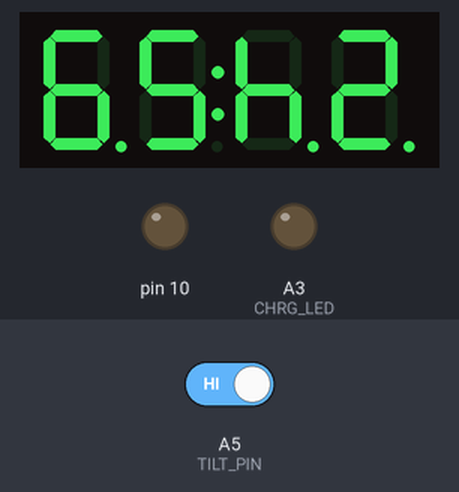
A sketch run on a simulated Arduino Uno, built with avr-gcc and run on an emulated ATmega328P. Parts: 4-digit seven-segment display, output pins drawn as LEDs (lit = HIGH). Wiring (inferred from the names in the program): TM1637 display: clock pin 3; DIO pin 5. Inputs (shaded band) come from the test bench; at power-on: A5 (TILT_PIN) HIGH. EEPROM starts erased; pins used as bus, display or sensor lines are not drawn; what the sketch prints to the serial monitor is not drawn.

Above: at 3.3 s.
3.4 s: A5 (TILT_PIN) driven LOW
At 4.0 s:
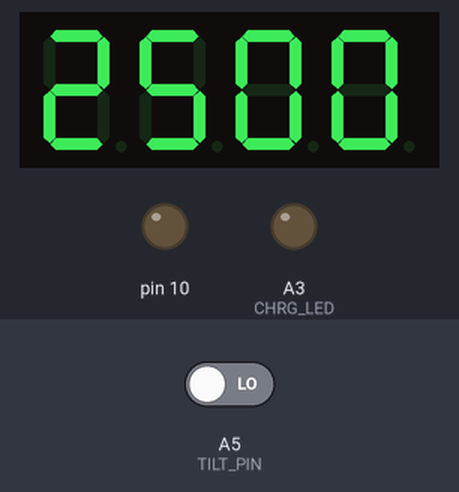
5.6 s: A5 (TILT_PIN) driven HIGH
At 8.5 s:
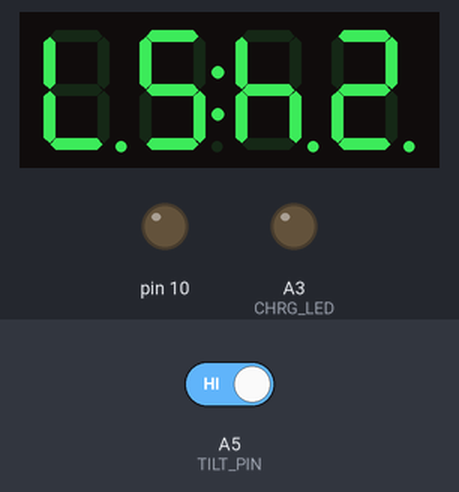
8.6 s: A5 (TILT_PIN) driven LOW
At 9.36 s:
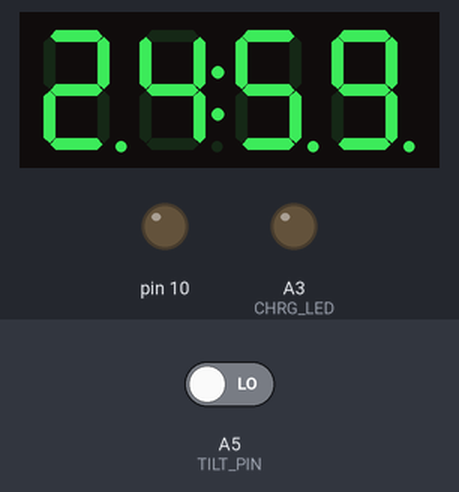
Timing chart, 0 to 11.6 s (numbered marks = the images above; inputs shaded):
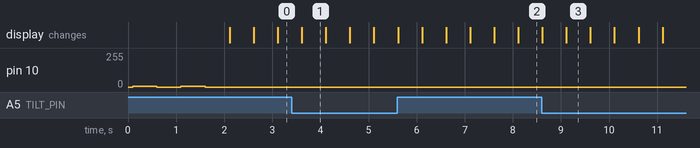

Measured:
- after the input at 3.4 s, the display: changes after 0.21 s (image 1)
- after the input at 8.6 s, the display: first changes at once (image 3 shows a later state)
- what the display in image 1 shows lasts 0.5 s, from 3.6 s to 4.1 s

The sketch:

tilt_110060115_4display.ino
```cpp
// (licence header left out)
/**
 *  Class TimeIne
 */
#include <avr/io.h>
#include <avr/interrupt.h>

#define RESOLUTION 65536    // Timer1 is 16 bit

#define VERSION "joint v2.0"
#define NAME    "tilt 4display"
#define SKU     "110060115"

class TimerOne
{
  public:

    // properties
    unsigned int pwmPeriod;
    unsigned char clockSelectBits;
	  char oldSREG;					// To hold Status Register while ints disabled

    // methods
    void initialize(long microseconds=1000000)
    {
      TCCR1A = 0;                 // clear control register A
      TCCR1B = _BV(WGM13);        // set mode 8: phase and frequency correct pwm, stop the timer
      setPeriod(microseconds);
    }

    void start()
    {
      unsigned int tcnt1;

      TIMSK1 &= ~_BV(TOIE1);        // AR added
      GTCCR |= _BV(PSRSYNC);   		// AR added - reset prescaler (NB: shared with all 16 bit timers);

      oldSREG = SREG;				// AR - save status register
      cli();						// AR - Disable interrupts
      TCNT1 = 0;
      SREG = oldSREG;          		// AR - Restore status register
      resume();
      do {	// Nothing -- wait until timer moved on from zero - otherwise get a phantom interrupt
      oldSREG = SREG;
      cli();
      tcnt1 = TCNT1;
      SREG = oldSREG;
      } while (tcnt1==0);

    //  TIFR1 = 0xff;              		// AR - Clear interrupt flags
    //  TIMSK1 = _BV(TOIE1);              // sets the timer overflow interrupt enable bit
    }

    void stop()
    {
      TCCR1B &= ~(_BV(CS10) | _BV(CS11) | _BV(CS12));          // clears all clock selects bits
    }

    void restart()
    {
      start();
    }

	  void resume()
    {
      TCCR1B |= clockSelectBits;
    }

	  unsigned long read()        //returns the value of the timer in microseconds
    {                           //rember! phase and freq correct mode counts up to then down again
      unsigned long tmp;				// AR amended to hold more than 65536 (could be nearly double this)
      unsigned int tcnt1;				// AR added

      oldSREG= SREG;
        cli();
        tmp=TCNT1;
      SREG = oldSREG;

      char scale=0;
      switch (clockSelectBits)
      {
      case 1:// no prescalse
        scale=0;
        break;
      case 2:// x8 prescale
        scale=3;
        break;
      case 3:// x64
        scale=6;
        break;
      case 4:// x256
        scale=8;
        break;
      case 5:// x1024
        scale=10;
        break;
      }

      do {	// Nothing -- max delay here is ~1023 cycles.  AR modified
        oldSREG = SREG;
        cli();
        tcnt1 = TCNT1;
        SREG = oldSREG;
      } while (tcnt1==tmp); //if the timer has not ticked yet

      //if we are counting down add the top value to how far we have counted down
      tmp = (  (tcnt1>tmp) ? (tmp) : (long)(ICR1-tcnt1)+(long)ICR1  );		// AR amended to add casts and reuse previous TCNT1
      return ((tmp*1000L)/(F_CPU /1000L))<<scale;
    }

    void pwm(char pin, int duty, long microseconds=-1)
    {
      if(microseconds > 0) setPeriod(microseconds);
      if(pin == 1 || pin == 9) {
        DDRB |= _BV(PORTB1);                                   // sets data direction register for pwm output pin
        TCCR1A |= _BV(COM1A1);                                 // activates the output pin
      }
      else if(pin == 2 || pin == 10) {
        DDRB |= _BV(PORTB2);
        TCCR1A |= _BV(COM1B1);
      }
      setPwmDuty(pin, duty);
      resume();			// Lex - make sure the clock is running.  We don't want to restart the count, in case we are starting the second WGM
                    // and the first one is in the middle of a cycle
    }

    void disablePwm(char pin)
    {
      if(pin == 1 || pin == 9)       TCCR1A &= ~_BV(COM1A1);   // clear the bit that enables pwm on PB1
      else if(pin == 2 || pin == 10) TCCR1A &= ~_BV(COM1B1);   // clear the bit that enables pwm on PB2
    }

    void attachInterrupt(void (*isr)(), long microseconds=-1)
    {
      if(microseconds > 0) setPeriod(microseconds);
      isrCallback = isr;                                       // register the user's callback with the real ISR
      TIMSK1 = _BV(TOIE1);                                     // sets the timer overflow interrupt enable bit
      // might be running with interrupts disabled (eg inside an ISR), so don't touch the global state
      //  sei();
      resume();
    }

    void detachInterrupt()
    {
      TIMSK1 &= ~_BV(TOIE1);  // clears the timer overflow interrupt enable bit
															// timer continues to count without calling the isr
    }

    void setPeriod(long microseconds)
    {
      long cycles = (F_CPU / 2000000) * microseconds;                                // the counter runs backwards after TOP, interrupt is at BOTTOM so divide microseconds by 2
      if(cycles < RESOLUTION)              clockSelectBits = _BV(CS10);              // no prescale, full xtal
      else if((cycles >>= 3) < RESOLUTION) clockSelectBits = _BV(CS11);              // prescale by /8
      else if((cycles >>= 3) < RESOLUTION) clockSelectBits = _BV(CS11) | _BV(CS10);  // prescale by /64
      else if((cycles >>= 2) < RESOLUTION) clockSelectBits = _BV(CS12);              // prescale by /256
      else if((cycles >>= 2) < RESOLUTION) clockSelectBits = _BV(CS12) | _BV(CS10);  // prescale by /1024
      else        cycles = RESOLUTION - 1, clockSelectBits = _BV(CS12) | _BV(CS10);  // request was out of bounds, set as maximum

      oldSREG = SREG;
      cli();							// Disable interrupts for 16 bit register access
      ICR1 = pwmPeriod = cycles;                                          // ICR1 is TOP in p & f correct pwm mode
      SREG = oldSREG;

      TCCR1B &= ~(_BV(CS10) | _BV(CS11) | _BV(CS12));
      TCCR1B |= clockSelectBits;
    }

    void setPwmDuty(char pin, int duty)
    {
      unsigned long dutyCycle = pwmPeriod;

      dutyCycle *= duty;
      dutyCycle >>= 10;

      oldSREG = SREG;
      cli();
      if(pin == 1 || pin == 9)       OCR1A = dutyCycle;
      else if(pin == 2 || pin == 10) OCR1B = dutyCycle;
      SREG = oldSREG;
    }

    void (*isrCallback)();
};

TimerOne Timer1;              // preinstatiate

ISR(TIMER1_OVF_vect)          // interrupt service routine that wraps a user defined function supplied by attachInterrupt
{
  Timer1.isrCallback();
}

/*************** End of TimeOne ***************************/

/**
 * WatchDog class
 */
#include <avr/wdt.h>

class WatchDog
{
  public:
    //initial watchdog timeout
    WatchDog(long timeout = 2000){
      _timeout = timeout;
    }

    //method
    void watchdogSetup(void){
      cli();
      wdt_reset();
      MCUSR &= ~(1<<WDRF);
      WDTCSR = (1<<WDCE) | (1<<WDE);
      WDTCSR = (1<<WDIE) | (0<<WDP3) | (1<<WDP2) | (1<<WDP1) | (0<<WDP0);
      sei();
    }

    void doggieTickle(void){
      ResetTime = millis();
    }

    //reset
    void(* resetFunc) (void) = 0;

    //parameters
    unsigned long ResetTime;
    volatile bool  Flg_Power;
    long _timeout;

};

WatchDog WTD;

ISR(WDT_vect)
{
  if(millis() - WTD.ResetTime > WTD._timeout)
  {
    WTD.doggieTickle();
    WTD.resetFunc();
  }
}
/******************* End of WatchDog ********************/

#include <inttypes.h>
//************definitions for TM1637*********************
#define ADDR_AUTO  0x40
#define ADDR_FIXED 0x44

#define STARTADDR  0xc0
/**** definitions for the clock point of the digit tube *******/
#define POINT_ON   1
#define POINT_OFF  0
/**************definitions for brightness***********************/
#define  BRIGHT_DARKEST 0
#define  BRIGHT_TYPICAL 2
#define  BRIGHTEST      7
/**************definitions for display flag***********************/
#define  DISPLAY_FLAG_F  0
#define  DISPLAY_FLAG_B  1

static int8_t TubeTabF[] = {0x3f,0x06,0x5b,0x4f,0x66,0x6d,0x7d,0x07,0x7f,0x6f,0x77,0x7c,0x39,0x5e,0x79,0x71};//0~9,A,b,C,d,E,F
static int8_t TubeTabB[] = {0x3f,0x30,0x5b,0x79,0x74,0x6d,0x6f,0x38,0x7f,0x7d,0x7e,0x67,0x0f,0x73,0x4f,0x4e};//0~9,A,b,C,d,E,F

class MyTM1637
{
  public:
    uint8_t Cmd_SetData;
    uint8_t Cmd_SetAddr;
    uint8_t Cmd_DispCtrl;
    boolean _PointFlag;     //_PointFlag=1:the clock point on

    MyTM1637(uint8_t Clk, uint8_t Data)
    {
      Clkpin = Clk;
      Datapin = Data;
      pinMode(Clkpin,OUTPUT);
      pinMode(Datapin,OUTPUT);
    }

    void init(void)        //To clear the display
    {
      clearDisplay();
    }

    int writeByte(int8_t wr_data) //write 8bit data to tm1637
    {
      uint8_t i,count1;
      for(i=0;i<8;i++)        //sent 8bit data
      {
        digitalWrite(Clkpin,LOW);
        if(wr_data & 0x01)digitalWrite(Datapin,HIGH);//LSB first
        else digitalWrite(Datapin,LOW);
        wr_data >>= 1;
        digitalWrite(Clkpin,HIGH);

      }
      digitalWrite(Clkpin,LOW); //wait for the ACK
      digitalWrite(Datapin,HIGH);
      digitalWrite(Clkpin,HIGH);
      pinMode(Datapin,INPUT);

    #if 0
      while(digitalRead(Datapin))
      {
        count1 +=1;
        if(count1 == 200)//
        {
         pinMode(Datapin,OUTPUT);
         digitalWrite(Datapin,LOW);
         count1 =0;
        }
        pinMode(Datapin,INPUT);
      }
      pinMode(Datapin,OUTPUT);
    #endif

      bitDelay();
      uint8_t ack = digitalRead(Datapin);
      if (ack == 0)
      {
         pinMode(Datapin,OUTPUT);
         digitalWrite(Datapin,LOW);
      }
      bitDelay();
      pinMode(Datapin,OUTPUT);
      bitDelay();

      return ack;
    }

    void start(void) //send start bits
    {
      digitalWrite(Clkpin,HIGH);//send start signal to TM1637
      digitalWrite(Datapin,HIGH);
      digitalWrite(Datapin,LOW);
      digitalWrite(Clkpin,LOW);
    }

    void stop(void)  //send stop bits
    {
      digitalWrite(Clkpin,LOW);
      digitalWrite(Datapin,LOW);
      digitalWrite(Clkpin,HIGH);
      digitalWrite(Datapin,HIGH);
    }

    void display(int8_t DispData[],uint8_t DispFlag)
    {
      int8_t SegData[4];
      uint8_t i;
      if(DispFlag == DISPLAY_FLAG_F)
      {
          for(i = 0;i < 4;i ++)
          {
            SegData[i] = DispData[i];
          }
      }
      if(DispFlag == DISPLAY_FLAG_B)
      {
          for(i = 0;i < 4;i ++)
          {
            SegData[3 - i] = DispData[i];
          }
      }
      coding(SegData,DispFlag);
      start();          //start signal sent to TM1637 from MCU
      writeByte(ADDR_AUTO);//
      stop();           //
      start();          //
      writeByte(Cmd_SetAddr);//
      for(i=0;i < 4;i ++)
      {
        writeByte(SegData[i]);        //
      }
      stop();           //
      start();          //
      writeByte(Cmd_DispCtrl);//
      stop();           //
    }

    void display(uint8_t BitAddr,int8_t DispData,uint8_t DispFlag)
    {
      int8_t SegData;
      SegData = coding(DispData,DispFlag);
      start();          //start signal sent to TM1637 from MCU
      writeByte(ADDR_FIXED);//
      stop();           //
      start();          //
      if(DispFlag == DISPLAY_FLAG_F)writeByte(BitAddr|0xc0);//
      if(DispFlag == DISPLAY_FLAG_B)writeByte((3 - BitAddr)|0xc0);//
      writeByte(SegData);//
      stop();            //
      start();          //
      writeByte(Cmd_DispCtrl);//
      stop();           //
    }

    void clearDisplay(void)
    {
      display(0x00,0x7f,0x00);
      display(0x01,0x7f,0x00);
      display(0x02,0x7f,0x00);
      display(0x03,0x7f,0x00);
    }

    void set(uint8_t brightness = BRIGHT_TYPICAL,uint8_t SetData = 0x40,uint8_t SetAddr = 0xc0)  //To take effect the next time it displays.
    {
      Cmd_SetData = SetData;
      Cmd_SetAddr = SetAddr;
      Cmd_DispCtrl = 0x88 + brightness;//Set the brightness and it takes effect the next time it displays.
    }

    void point(boolean PointFlag) //whether to light the clock point ":".To take effect the next time it displays.
    {
      _PointFlag = PointFlag;
    }

    void coding(int8_t DispData[],uint8_t DispFlag)
    {
      uint8_t PointData;
      if(DispFlag == DISPLAY_FLAG_F)
      {
          if(_PointFlag == POINT_ON)PointData = 0x80;
          else PointData = 0;
          for(uint8_t i = 0;i < 4;i ++)
          {
            if(DispData[i] == 0x7f)DispData[i] = 0x00;
            else DispData[i] = TubeTabF[DispData[i]] + PointData;
          }
      }
      if(DispFlag == DISPLAY_FLAG_B)
      {
          if(_PointFlag == POINT_ON)PointData = 0x80;
          else PointData = 0;
          for(uint8_t i = 0;i < 4;i ++)
          {
            if(DispData[i] == 0x7f)DispData[i] = 0x00;
            else DispData[i] = TubeTabB[DispData[i]] + PointData;
          }
      }
    }

    int8_t coding(int8_t DispData,uint8_t DispFlag)
    {
      uint8_t PointData;
      if(DispFlag == DISPLAY_FLAG_F)
      {
          if(_PointFlag == POINT_ON)PointData = 0x80;
          else PointData = 0;
          if(DispData == 0x7f) DispData = 0x00 + PointData;//The bit digital tube off
          else DispData = TubeTabF[DispData] + PointData;
      }
      if(DispFlag == DISPLAY_FLAG_B)
      {
          if(_PointFlag == POINT_ON)PointData = 0x80;
          else PointData = 0;
          if(DispData == 0x7f) DispData = 0x00 + PointData;//The bit digital tube off
          else DispData = TubeTabB[DispData] + PointData;
      }
      return DispData;
    }

    void bitDelay(void)
    {
      delayMicroseconds(50);
    }

  private:
    uint8_t Clkpin;
    uint8_t Datapin;
};
/****************** End of My TM1637 ******************/

#include <EEPROM.h>
#include <Wire.h>

#define BUTTON         2
#define LIGHT_SENSOR   A0
#define CHRG_LED       A3  //low-level work
#define PWR_HOLD       A1
#define PWR            6   //low-level work
#define KEY            2
#define LED            10
#define OUT_PIN1       3   //normal output pin
#define OUT_PIN2       5
#define IN_PIN1        A5  //normal input pin
#define IN_PIN2        A4

#define TILT_PIN      A5
#define CLK           3
#define DIO           5
#define ON            1
#define OFF           0

MyTM1637 tm1637(CLK,DIO);

unsigned char MinuteMax = 25;
int8_t TimeDisp[] = {0,0,0,0};
unsigned char ClockPoint = 1;
unsigned char Update;
unsigned char halfsecond = 0;
unsigned char second = 0;
unsigned char minute = 0;
unsigned char displayflag = 0;
unsigned char tilt_value;

void TimingISR()
{
  if(displayflag == 1)
  {
    halfsecond ++;
    Update = ON;
    if(halfsecond == 2)
    {
      if(second == 0)
      {
        if(minute == 0)
        {
            //minute = 25;
        }
        minute --;
        second = 60;
      }
      second --;
      halfsecond = 0;
    }
    ClockPoint = (~ClockPoint) & 0x01;
  }

  WTD.doggieTickle();
}

void TimeUpdate(void)
{
  if(ClockPoint)tm1637.point(POINT_ON);
  else tm1637.point(POINT_OFF);
  TimeDisp[0] = minute / 10;
  TimeDisp[1] = minute % 10;
  TimeDisp[2] = second / 10;
  TimeDisp[3] = second % 10;
  Update = OFF;
}

void setup()
{
  Serial.begin(9600);
  Serial.print("Name: ");
  Serial.println(NAME);
  Serial.print("SKU: ");
  Serial.println(SKU);
  Serial.print("Version: ");
  Serial.println(VERSION);
  delay(100);

  WTD.watchdogSetup();
  WTD.doggieTickle();

  pinMode(CHRG_LED, OUTPUT);
  digitalWrite(CHRG_LED, LOW);

  pinMode (10,OUTPUT);
  for(int i=0;i<2;i++)
  {
    analogWrite(10, 5);
    delay(500);
    analogWrite(10, 0);
    delay(500);
    WTD.doggieTickle();
  }

  Serial.begin(9600);
  Serial.print("Digital sand clock Test.\r\n");

  tm1637.init();
  tm1637.set(BRIGHT_TYPICAL);
  tm1637.clearDisplay();

  pinMode(TILT_PIN,INPUT_PULLUP);

  Timer1.initialize(500000);//timing for 500ms
  Timer1.attachInterrupt(TimingISR);//declare the interrupt serve routine:TimingISR

  EEPROM.write(0,MinuteMax); //Setting minuteMax, the initial value of count time  max.

  MinuteMax = EEPROM.read(0);
  Serial.print("Read time max is: ");
  Serial.print(MinuteMax);
  Serial.print(" minutes.\r\n");

  minute = MinuteMax;
}

void loop()
{
  if(tilt_value != digitalRead(TILT_PIN))
  {
    tilt_value = digitalRead(TILT_PIN);
    minute = MinuteMax;
    second = 0;
    displayflag = 1;
  }

  if(Update == ON)
  {
    TimeUpdate();
    if(tilt_value == 0) tm1637.display(TimeDisp,DISPLAY_FLAG_F);
    if(tilt_value == 1) tm1637.display(TimeDisp,DISPLAY_FLAG_B);
  }

  if((minute == 0) && (second == 0))
  {
    displayflag = 0;
    ClockPoint = 1;
    minute = 0;
    second = 0;
    TimeUpdate();
    tm1637.display(TimeDisp,DISPLAY_FLAG_F);
  }

#if 0
  /** Here you type in a number as minutes,
    * for the 4 digital display can only show the largest time 99:59,
    * you should type in numbers between 0000 ~ 0100.
    */
  String inString = "";
  unsigned int timeValue = 0;
  unsigned char bitCount = 0;
  unsigned char dataTemp1[4] = {0};
  while(Serial.available() > 0)
  {
    unsigned char inChar = Serial.read();
    inString += (char)inChar;
    dataTemp1[bitCount] = inChar - '0';
    bitCount += 1;
    delay(10);
  }
  if(inString != "")
  {
    //Serial.print("Into time max setup.\r\n");
    //delay(100);

    if(bitCount > 4)
    {
        Serial.print("Time input error.\r\n");
    }
    else
    {
      for(char i=0;i<bitCount;i++)
      {
        unsigned int dataTemp2 = 1;
        for(char j=0;j<(bitCount-i-1);j++)dataTemp2 *= 10;
        timeValue += (dataTemp1[i] * dataTemp2);
      }
      if(timeValue != MinuteMax)
      {
        MinuteMax = timeValue;
        minute = MinuteMax;
        second = 0;
        EEPROM.write(0,MinuteMax);
        Serial.print("Write the time max: ");
        Serial.print(MinuteMax);
        Serial.print(" minutes.\r\n");
      }
    }
  }
#endif

  WTD.doggieTickle();
}
```
